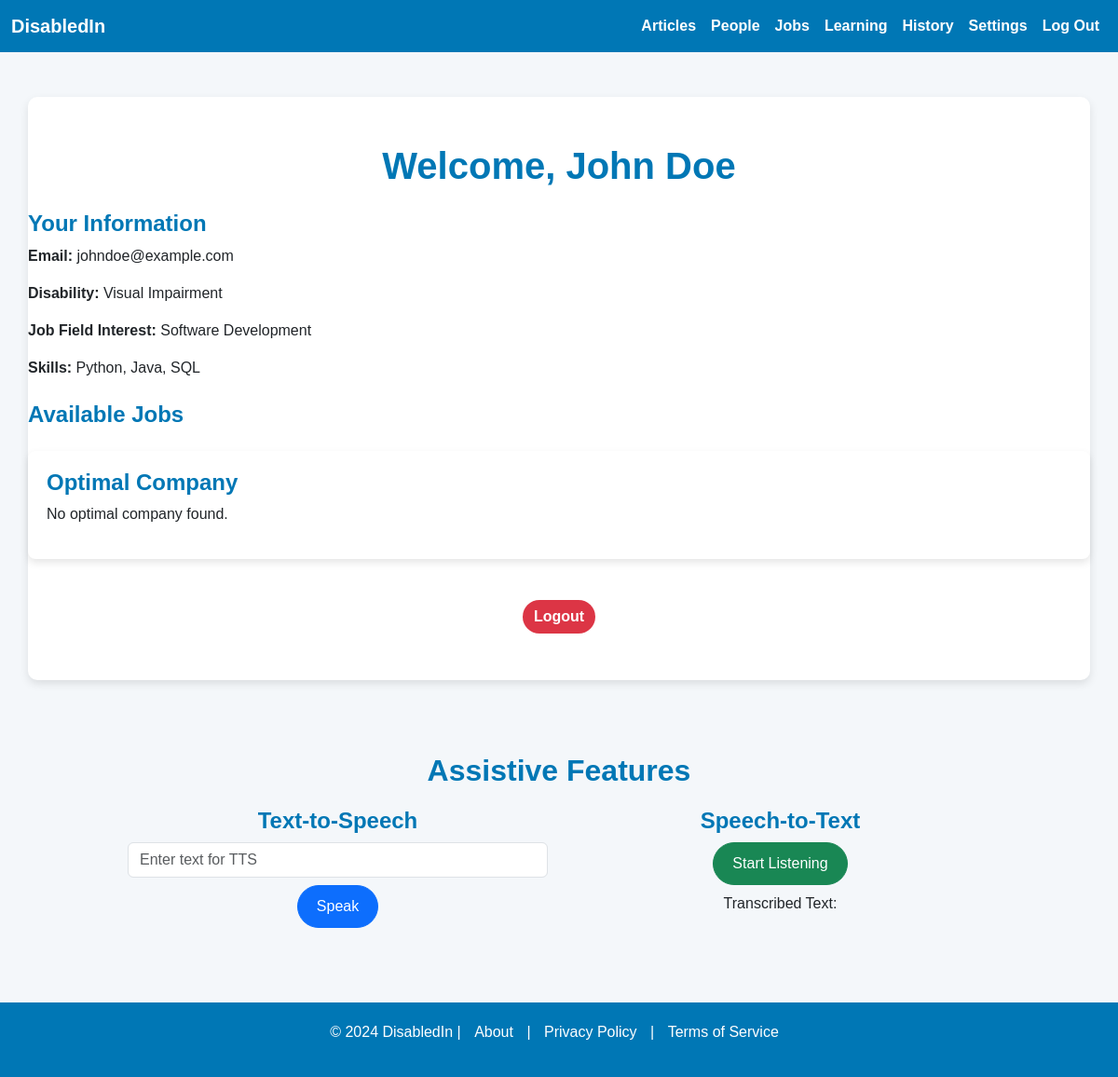
The app's page /profile (signed in) with its own data.
### app.py (models this page shows, shortened)
class User(db.Model, UserMixin):
    id = db.Column(db.Integer, primary_key=True)
    name = db.Column(db.String(100), nullable=False)
    email = db.Column(db.String(120), unique=True, nullable=False)
    password = db.Column(db.String(200), nullable=False)
    disability = db.Column(db.String(50), nullable=False)
    job_field_interest = db.Column(db.String(100), nullable=False)
    skills = db.Column(db.String(500), nullable=False)
    latitude = db.Column(db.Float, nullable=True)
    longitude = db.Column(db.Float, nullable=True)
    is_active = db.Column(db.Boolean, default=True)

### app.py (the view)
@app.route('/profile')
@login_required
def profile():
    user_skills = set(current_user.skills.split(',')) if current_user.skills else set()
    job_field = current_user.job_field_interest
    from sqlalchemy.orm import joinedload
    jobs = Job.query.options(joinedload(Job.company)).filter(Job.job_field == job_field).all()
    optimal_jobs = []
    for job in jobs:
        try:
            print(f"Job: {job.title}, Skills: {job.required_skills}")
            job_skills = set(job.required_skills.split(','))
            print(f"Job Skills: {job_skills}")
            match_percentage = len(user_skills & job_skills) / len(job_skills) * 100 if job_skills else 0
            print(f"Match Percentage: {match_percentage}")
            optimal_jobs.append({
                'job': job,
                'match': round(match_percentage, 2)
            })
        except Exception as e:
            print(f"Error processing job {job.id}: {e}")
            continue
    optimal_jobs = sorted(optimal_jobs, key=lambda x: x['match'], reverse=True)
    optimal_company = None
    if optimal_jobs:
        best_job = optimal_jobs[0]['job']
        optimal_company = best_job.company
    return render_template('profile.html', user=current_user, optimal_jobs=optimal_jobs, optimal_company=optimal_company)

### app.py (called while the page is built)
@login_manager.user_loader
def load_user(user_id):
    return User.query.get(int(user_id))

### templates/profile.html (shortened to what this page needs)
<!DOCTYPE html>
<html lang="en">
<head>
    <link rel="stylesheet" href="https://cdn.jsdelivr.net/npm/bootstrap@5.3.0/dist/css/bootstrap.min.css">
    <link href="https://cdn.jsdelivr.net/npm/bootstrap-icons/font/bootstrap-icons.css" rel="stylesheet">
</head>
<body>
    <nav class="navbar navbar-expand-lg navbar-dark">
        <div class="container-fluid">
            <a class="navbar-brand" href="#"> DisabledIn</a>
            <div class="collapse navbar-collapse" id="navbarNav">
                <ul class="navbar-nav ms-auto">
                    <li class="nav-item"><a class="nav-link" href="/articles">Articles</a></li>
                    <li class="nav-item"><a class="nav-link" href="/people">People</a></li>
                    <li class="nav-item"><a class="nav-link" href="/jobs">Jobs</a></li>
                    <li class="nav-item"><a class="nav-link" href="/learning">Learning</a></li>
                    <li class="nav-item"><a class="nav-link" href="/history">History</a></li>
                    <li class="nav-item"><a class="nav-link" href="/settings">Settings</a></li>
                    <li class="nav-item"><a class="nav-link" href="/logout">Log Out</a></li>
                </ul>
            </div>
        </div>
    </nav>
    <div class="container mt-5 profile-section">
        <h1 class="text-center mb-4">Welcome, {{ user.name }}</h1>
        <div class="user-info mb-4">
            <h4>Your Information</h4>
            <p><strong>Email:</strong> {{ user.email }}</p>
            <p><strong>Disability:</strong> {{ user.disability }}</p>
            <p><strong>Job Field Interest:</strong> {{ user.job_field_interest }}</p>
            <p><strong>Skills:</strong> {{ user.skills }}</p>
        </div>
        <h4>Available Jobs</h4>
        <div class="company-card mt-4">
            <h4>Optimal Company</h4>
            {% if optimal_company %}
            <h5>{{ optimal_company.name }}</h5>
            <p>Job Field: {{ optimal_company.job_field }}</p>
            <p>Rating: {{ optimal_company.rating }}</p>
            <p>Location: {{ optimal_company.address }}</p>
            {% else %}
            <p>No optimal company found.</p>
            {% endif %}
        </div>
        <div class="text-center">
            <a href="/logout" class="btn btn-danger mt-4">Logout</a>
        </div>
    </div>
    <section class="assistive-section text-center py-5">
        <div class="container">
            <h2>Assistive Features</h2>
            <div class="row justify-content-center">
                <div class="col-md-5">
                    <h4>Text-to-Speech</h4>
                    <input type="text" id="ttsInput" class="form-control mb-2" placeholder="Enter text for TTS">
                    <button class="btn btn-primary" onclick="sendTTS()">Speak</button>
                </div>
                <div class="col-md-5">
                    <h4>Speech-to-Text</h4>
                    <button class="btn btn-success" onclick="startSTT()">Start Listening</button>
                    <p class="mt-2">Transcribed Text: </p>
                </div>
            </div>
        </div>
    </section>
    <footer class="footer">
        <p>&copy; 2024 DisabledIn | <a href="#">About</a> | <a href="#">Privacy Policy</a> | <a href="#">Terms of Service</a></p>
    </footer>
</body>
</html>

### templates/profile.html (style rules this page uses)
body { font-family: 'Arial', sans-serif; background-color: #f4f7fa; }
.navbar { background-color: #0077b5; }
.navbar-brand, .navbar-nav .nav-link { color: white !important; font-weight: bold; }
.profile-section { padding: 50px 0; background-color: #fff; border-radius: 10px; box-shadow: 0 4px 10px rgba(0, 0, 0, 0.1); margin-top: 30px; }
h1, h4 { color: #0077b5; font-weight: bold; }
.job-card, .company-card { background-color: #fff; border-radius: 8px; box-shadow: 0 4px 8px rgba(0, 0, 0, 0.1); padding: 20px; margin-bottom: 20px; transition: transform 0.2s ease-in-out; }
.assistive-section { margin: 30px 0; }
.assistive-section h2 { font-weight: bold; margin-bottom: 20px; color: #0077b5; }
.assistive-section .btn { padding: 10px 20px; border-radius: 30px; }
.footer { background-color: #0077b5; color: white; text-align: center; padding: 20px 0; margin-top: 30px; }
.footer a { color: white; text-decoration: none; margin: 0 10px; }
.btn-danger { background-color: #dc3545; border: none; font-weight: bold; border-radius: 50px; transition: all 0.3s; }

### records on screen
User: name "John Doe", email "johndoe@example.com", disability "Visual Impairment", job_field_interest "Software Development", skills "Python, Java, SQL"
